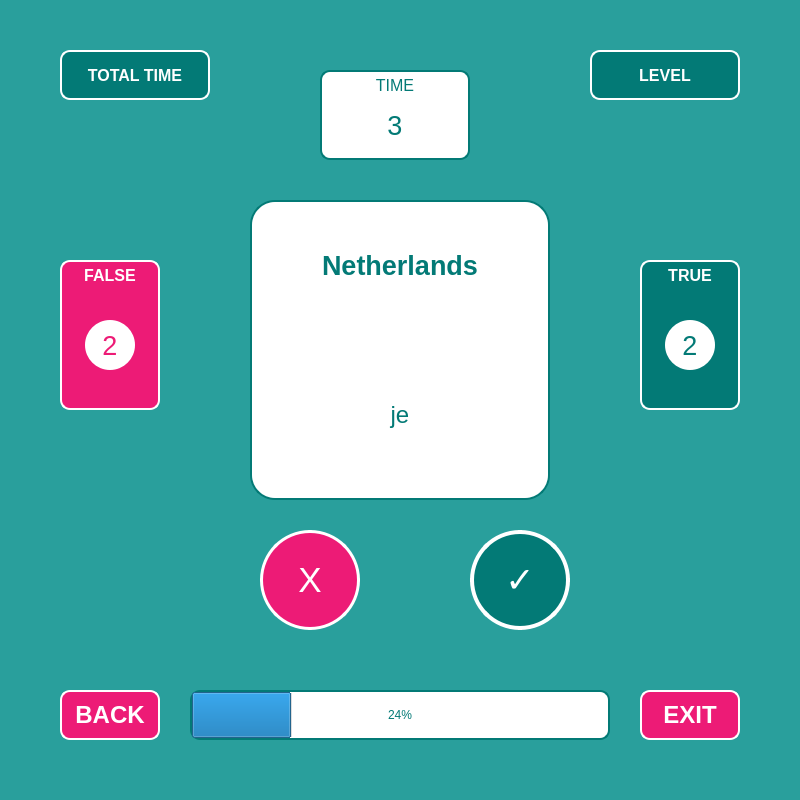
<?xml version="1.0" encoding="UTF-8"?>
<ui version="4.0">
 <class>MainWindow</class>
 <widget class="QMainWindow" name="MainWindow">
  <property name="geometry">
   <rect>
    <x>0</x>
    <y>0</y>
    <width>800</width>
    <height>800</height>
   </rect>
  </property>
  <property name="minimumSize">
   <size>
    <width>800</width>
    <height>800</height>
   </size>
  </property>
  <property name="maximumSize">
   <size>
    <width>800</width>
    <height>800</height>
   </size>
  </property>
  <property name="font">
   <font>
    <pointsize>17</pointsize>
   </font>
  </property>
  <property name="windowTitle">
   <string>MainWindow</string>
  </property>
  <property name="styleSheet">
   <string notr="true">background-color: rgb(41, 159, 156);</string>
  </property>
  <widget class="QWidget" name="centralwidget">
   <widget class="QLabel" name="total_time_game_screen">
    <property name="geometry">
     <rect>
      <x>60</x>
      <y>50</y>
      <width>150</width>
      <height>50</height>
     </rect>
    </property>
    <property name="minimumSize">
     <size>
      <width>150</width>
      <height>50</height>
     </size>
    </property>
    <property name="maximumSize">
     <size>
      <width>150</width>
      <height>50</height>
     </size>
    </property>
    <property name="font">
     <font>
      <pointsize>12</pointsize>
      <weight>75</weight>
      <bold>true</bold>
     </font>
    </property>
    <property name="styleSheet">
     <string notr="true">background-color: rgb(3, 122, 118);
color: rgb(255, 255, 255);
border-color: rgb(255, 255, 255);
border-style: solid;
border-width:2px;
border-radius:10px;</string>
    </property>
    <property name="text">
     <string>TOTAL TIME</string>
    </property>
    <property name="alignment">
     <set>Qt::AlignCenter</set>
    </property>
   </widget>
   <widget class="QLabel" name="level_game_screen">
    <property name="geometry">
     <rect>
      <x>590</x>
      <y>50</y>
      <width>150</width>
      <height>50</height>
     </rect>
    </property>
    <property name="minimumSize">
     <size>
      <width>150</width>
      <height>50</height>
     </size>
    </property>
    <property name="maximumSize">
     <size>
      <width>150</width>
      <height>50</height>
     </size>
    </property>
    <property name="font">
     <font>
      <pointsize>12</pointsize>
      <weight>75</weight>
      <bold>true</bold>
     </font>
    </property>
    <property name="styleSheet">
     <string notr="true">background-color: rgb(3, 122, 118);
color: rgb(255, 255, 255);
border-color: rgb(255, 255, 255);
border-style: solid;
border-width:2px;
border-radius:10px;</string>
    </property>
    <property name="text">
     <string>LEVEL</string>
    </property>
    <property name="alignment">
     <set>Qt::AlignCenter</set>
    </property>
   </widget>
   <widget class="QLabel" name="level_2">
    <property name="geometry">
     <rect>
      <x>320</x>
      <y>70</y>
      <width>150</width>
      <height>90</height>
     </rect>
    </property>
    <property name="minimumSize">
     <size>
      <width>150</width>
      <height>90</height>
     </size>
    </property>
    <property name="maximumSize">
     <size>
      <width>150</width>
      <height>90</height>
     </size>
    </property>
    <property name="font">
     <font>
      <pointsize>12</pointsize>
     </font>
    </property>
    <property name="styleSheet">
     <string notr="true">background-color: white;
color: #037a76;
border-color: #037a76;
border-style: solid;
border-width:2px;
border-radius:10px;</string>
    </property>
    <property name="text">
     <string>TIME</string>
    </property>
    <property name="alignment">
     <set>Qt::AlignHCenter|Qt::AlignTop</set>
    </property>
   </widget>
   <widget class="QLabel" name="flash_card_game_screen">
    <property name="geometry">
     <rect>
      <x>250</x>
      <y>200</y>
      <width>300</width>
      <height>300</height>
     </rect>
    </property>
    <property name="minimumSize">
     <size>
      <width>300</width>
      <height>300</height>
     </size>
    </property>
    <property name="maximumSize">
     <size>
      <width>300</width>
      <height>300</height>
     </size>
    </property>
    <property name="styleSheet">
     <string notr="true">border-color: #037a76;
background-color: rgb(255, 255, 255);
border-style: solid;
border-width:2px;
border-radius:25px;</string>
    </property>
    <property name="text">
     <string/>
    </property>
    <property name="alignment">
     <set>Qt::AlignHCenter|Qt::AlignTop</set>
    </property>
   </widget>
   <widget class="QProgressBar" name="progress_game_screen">
    <property name="geometry">
     <rect>
      <x>190</x>
      <y>690</y>
      <width>420</width>
      <height>50</height>
     </rect>
    </property>
    <property name="minimumSize">
     <size>
      <width>420</width>
      <height>50</height>
     </size>
    </property>
    <property name="maximumSize">
     <size>
      <width>420</width>
      <height>50</height>
     </size>
    </property>
    <property name="styleSheet">
     <string notr="true">background-color: rgb(255, 255, 255);
font: 75 10pt &quot;MS Shell Dlg 2&quot;;
color: #037a76;
border-color: #037a76;
border-style: solid;
border-width:2px;
border-radius:10px;</string>
    </property>
    <property name="value">
     <number>24</number>
    </property>
    <property name="alignment">
     <set>Qt::AlignCenter</set>
    </property>
   </widget>
   <widget class="QLabel" name="false_game_screen">
    <property name="geometry">
     <rect>
      <x>60</x>
      <y>260</y>
      <width>100</width>
      <height>150</height>
     </rect>
    </property>
    <property name="minimumSize">
     <size>
      <width>100</width>
      <height>150</height>
     </size>
    </property>
    <property name="maximumSize">
     <size>
      <width>100</width>
      <height>150</height>
     </size>
    </property>
    <property name="font">
     <font>
      <pointsize>12</pointsize>
      <weight>75</weight>
      <bold>true</bold>
     </font>
    </property>
    <property name="styleSheet">
     <string notr="true">border-color: white;
color: rgb(255, 255, 255);
background-color: rgb(237,27,118);
border-style: solid;
border-width:2px;
border-radius:10px;</string>
    </property>
    <property name="text">
     <string>FALSE</string>
    </property>
    <property name="alignment">
     <set>Qt::AlignHCenter|Qt::AlignTop</set>
    </property>
   </widget>
   <widget class="QLabel" name="true_game_screen">
    <property name="geometry">
     <rect>
      <x>640</x>
      <y>260</y>
      <width>100</width>
      <height>150</height>
     </rect>
    </property>
    <property name="minimumSize">
     <size>
      <width>100</width>
      <height>150</height>
     </size>
    </property>
    <property name="maximumSize">
     <size>
      <width>100</width>
      <height>150</height>
     </size>
    </property>
    <property name="font">
     <font>
      <pointsize>12</pointsize>
      <weight>75</weight>
      <bold>true</bold>
     </font>
    </property>
    <property name="styleSheet">
     <string notr="true">background-color: rgb(3, 122, 118);
color: rgb(255, 255, 255);
border-color: rgb(255, 255, 255);
border-style: solid;
border-width:2px;
border-radius:10px;</string>
    </property>
    <property name="text">
     <string>TRUE</string>
    </property>
    <property name="alignment">
     <set>Qt::AlignHCenter|Qt::AlignTop</set>
    </property>
   </widget>
   <widget class="QLabel" name="num_of_true_game_screen">
    <property name="geometry">
     <rect>
      <x>665</x>
      <y>320</y>
      <width>50</width>
      <height>50</height>
     </rect>
    </property>
    <property name="minimumSize">
     <size>
      <width>50</width>
      <height>50</height>
     </size>
    </property>
    <property name="maximumSize">
     <size>
      <width>50</width>
      <height>50</height>
     </size>
    </property>
    <property name="font">
     <font>
      <pointsize>20</pointsize>
     </font>
    </property>
    <property name="styleSheet">
     <string notr="true">border-radius:25px;
color: rgb(3, 122, 118);
background-color: rgb(255, 255, 255);</string>
    </property>
    <property name="text">
     <string>2</string>
    </property>
    <property name="alignment">
     <set>Qt::AlignCenter</set>
    </property>
   </widget>
   <widget class="QLabel" name="num_of_false_game_screen">
    <property name="geometry">
     <rect>
      <x>85</x>
      <y>320</y>
      <width>50</width>
      <height>50</height>
     </rect>
    </property>
    <property name="minimumSize">
     <size>
      <width>50</width>
      <height>50</height>
     </size>
    </property>
    <property name="maximumSize">
     <size>
      <width>50</width>
      <height>50</height>
     </size>
    </property>
    <property name="font">
     <font>
      <pointsize>20</pointsize>
     </font>
    </property>
    <property name="styleSheet">
     <string notr="true">border-radius:25px;
color: rgb(237,27,118);
background-color: rgb(255,255,255);</string>
    </property>
    <property name="text">
     <string>2</string>
    </property>
    <property name="alignment">
     <set>Qt::AlignCenter</set>
    </property>
   </widget>
   <widget class="QLabel" name="label_5">
    <property name="geometry">
     <rect>
      <x>370</x>
      <y>100</y>
      <width>50</width>
      <height>50</height>
     </rect>
    </property>
    <property name="minimumSize">
     <size>
      <width>50</width>
      <height>50</height>
     </size>
    </property>
    <property name="maximumSize">
     <size>
      <width>50</width>
      <height>50</height>
     </size>
    </property>
    <property name="font">
     <font>
      <pointsize>20</pointsize>
     </font>
    </property>
    <property name="styleSheet">
     <string notr="true">border-radius:25px;
color: rgb(3, 122, 118);
background-color: rgb(255, 255, 255);</string>
    </property>
    <property name="text">
     <string>3</string>
    </property>
    <property name="alignment">
     <set>Qt::AlignCenter</set>
    </property>
   </widget>
   <widget class="QLabel" name="language_flash_card_game_screen">
    <property name="geometry">
     <rect>
      <x>270</x>
      <y>240</y>
      <width>260</width>
      <height>50</height>
     </rect>
    </property>
    <property name="minimumSize">
     <size>
      <width>260</width>
      <height>50</height>
     </size>
    </property>
    <property name="maximumSize">
     <size>
      <width>260</width>
      <height>50</height>
     </size>
    </property>
    <property name="font">
     <font>
      <pointsize>20</pointsize>
      <weight>75</weight>
      <bold>true</bold>
     </font>
    </property>
    <property name="styleSheet">
     <string notr="true">border-radius:10px;
color: rgb(3, 122, 118);
background-color: rgb(255, 255, 255);</string>
    </property>
    <property name="text">
     <string>Netherlands</string>
    </property>
    <property name="alignment">
     <set>Qt::AlignCenter</set>
    </property>
   </widget>
   <widget class="QLabel" name="language_flash_card_game_screen_2">
    <property name="geometry">
     <rect>
      <x>270</x>
      <y>390</y>
      <width>260</width>
      <height>50</height>
     </rect>
    </property>
    <property name="minimumSize">
     <size>
      <width>260</width>
      <height>50</height>
     </size>
    </property>
    <property name="maximumSize">
     <size>
      <width>260</width>
      <height>50</height>
     </size>
    </property>
    <property name="font">
     <font>
      <pointsize>18</pointsize>
     </font>
    </property>
    <property name="styleSheet">
     <string notr="true">border-radius:10px;
color: rgb(3, 122, 118);
background-color: rgb(255, 255, 255);</string>
    </property>
    <property name="text">
     <string>je</string>
    </property>
    <property name="alignment">
     <set>Qt::AlignCenter</set>
    </property>
   </widget>
   <widget class="QPushButton" name="exit_login_page">
    <property name="geometry">
     <rect>
      <x>640</x>
      <y>690</y>
      <width>100</width>
      <height>50</height>
     </rect>
    </property>
    <property name="minimumSize">
     <size>
      <width>100</width>
      <height>50</height>
     </size>
    </property>
    <property name="maximumSize">
     <size>
      <width>100</width>
      <height>50</height>
     </size>
    </property>
    <property name="font">
     <font>
      <pointsize>18</pointsize>
      <weight>75</weight>
      <bold>true</bold>
     </font>
    </property>
    <property name="styleSheet">
     <string notr="true">QPushButton{
background-color: rgb(237, 27, 118);

color: rgb(255, 255, 255);
border-color: rgb(255, 255, 255);
border-style: solid;
border-width:2px;
border-radius:10px;
}

QPushButton:hover{
background-color: rgb(255, 255, 255);
color: #f44786;
border-color: #f44786;
border-width:3px;
}</string>
    </property>
    <property name="text">
     <string>EXIT</string>
    </property>
   </widget>
   <widget class="QPushButton" name="back_login_page">
    <property name="geometry">
     <rect>
      <x>60</x>
      <y>690</y>
      <width>100</width>
      <height>50</height>
     </rect>
    </property>
    <property name="minimumSize">
     <size>
      <width>100</width>
      <height>50</height>
     </size>
    </property>
    <property name="maximumSize">
     <size>
      <width>100</width>
      <height>50</height>
     </size>
    </property>
    <property name="font">
     <font>
      <pointsize>18</pointsize>
      <weight>75</weight>
      <bold>true</bold>
     </font>
    </property>
    <property name="styleSheet">
     <string notr="true">QPushButton{
background-color: rgb(237, 27, 118);

color: rgb(255, 255, 255);
border-color: rgb(255, 255, 255);
border-style: solid;
border-width:2px;
border-radius:10px;
}

QPushButton:hover{
background-color: rgb(255, 255, 255);
color: #f44786;
border-color: #f44786;
border-width:3px;
}</string>
    </property>
    <property name="text">
     <string>BACK</string>
    </property>
   </widget>
   <widget class="QPushButton" name="false_button_game_screen">
    <property name="geometry">
     <rect>
      <x>260</x>
      <y>530</y>
      <width>100</width>
      <height>100</height>
     </rect>
    </property>
    <property name="minimumSize">
     <size>
      <width>100</width>
      <height>100</height>
     </size>
    </property>
    <property name="maximumSize">
     <size>
      <width>100</width>
      <height>100</height>
     </size>
    </property>
    <property name="font">
     <font>
      <pointsize>26</pointsize>
     </font>
    </property>
    <property name="styleSheet">
     <string notr="true">QPushButton{
background-color: rgb(237, 27, 118);

color: rgb(255, 255, 255);
border-color: rgb(255, 255, 255);
border-style: solid;
border-width:3px;
border-radius:50px;
}

QPushButton:hover{
background-color: rgb(255, 255, 255);
color: #f44786;
border-color: #f44786;
border-width:3px;
}</string>
    </property>
    <property name="text">
     <string>X</string>
    </property>
   </widget>
   <widget class="QPushButton" name="true_button_game_screen">
    <property name="geometry">
     <rect>
      <x>470</x>
      <y>530</y>
      <width>100</width>
      <height>100</height>
     </rect>
    </property>
    <property name="minimumSize">
     <size>
      <width>100</width>
      <height>100</height>
     </size>
    </property>
    <property name="maximumSize">
     <size>
      <width>100</width>
      <height>100</height>
     </size>
    </property>
    <property name="font">
     <font>
      <pointsize>26</pointsize>
     </font>
    </property>
    <property name="styleSheet">
     <string notr="true">QPushButton{
border-radius:50px;
background-color: #037a76;
color: rgb(255, 255, 255);
border-color: rgb(255, 255, 255);
border-style: solid;
border-width:4px;
}

QPushButton:hover{
background-color: rgb(255, 255, 255);
color: #037a76;;
border-color: #037a76;
border-width:3px;
}</string>
    </property>
    <property name="text">
     <string>✓</string>
    </property>
   </widget>
   <zorder>level_2</zorder>
   <zorder>label_5</zorder>
   <zorder>total_time_game_screen</zorder>
   <zorder>level_game_screen</zorder>
   <zorder>flash_card_game_screen</zorder>
   <zorder>progress_game_screen</zorder>
   <zorder>false_game_screen</zorder>
   <zorder>true_game_screen</zorder>
   <zorder>num_of_true_game_screen</zorder>
   <zorder>num_of_false_game_screen</zorder>
   <zorder>language_flash_card_game_screen</zorder>
   <zorder>language_flash_card_game_screen_2</zorder>
   <zorder>exit_login_page</zorder>
   <zorder>back_login_page</zorder>
   <zorder>false_button_game_screen</zorder>
   <zorder>true_button_game_screen</zorder>
  </widget>
  <widget class="QStatusBar" name="statusbar"/>
 </widget>
 <resources/>
 <connections/>
</ui>
